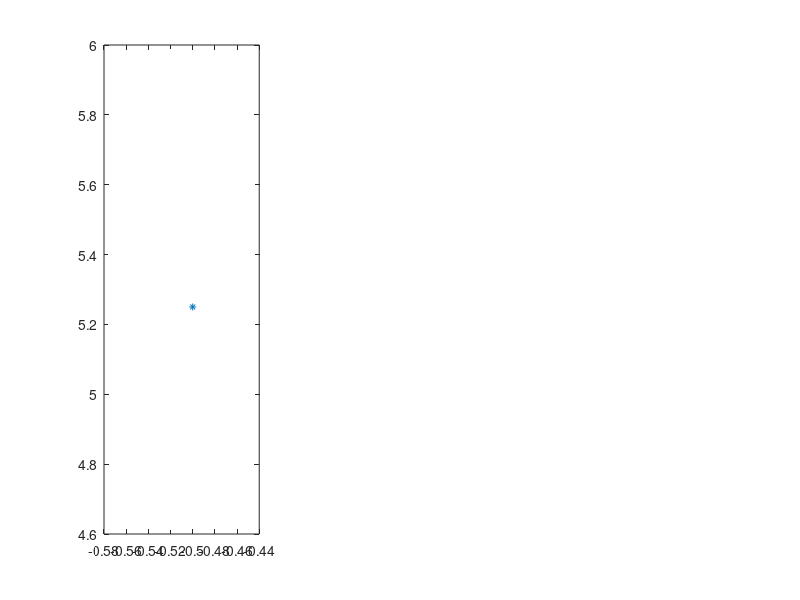

Recreate this plot in MATLAB.
x = [1 2 3];
a = -0.5;
y = x;
subplot(1,3,1)
b = 0;
h = a*x+b;
J = sum((h-y).^2/(2*length(x)));
plot(a,J,'*','markersize',5)
hold on
% subplot(1,3,2)
% for b = -2:0.5:4
%     a = 1;
%     h = a*x+b;
%     J = sum((h-y).^2/(2*length(x)));
%     plot(b,J,'*','markersize',5)
%     hold on
% end
% subplot(1,3,3)
% for a = -2:0.5:4
%     h = a*x+a;
%     J = sum((h-y).^2/(2*length(x)));
%     plot(a,J,'*','markersize',5)
%     hold on
% end
